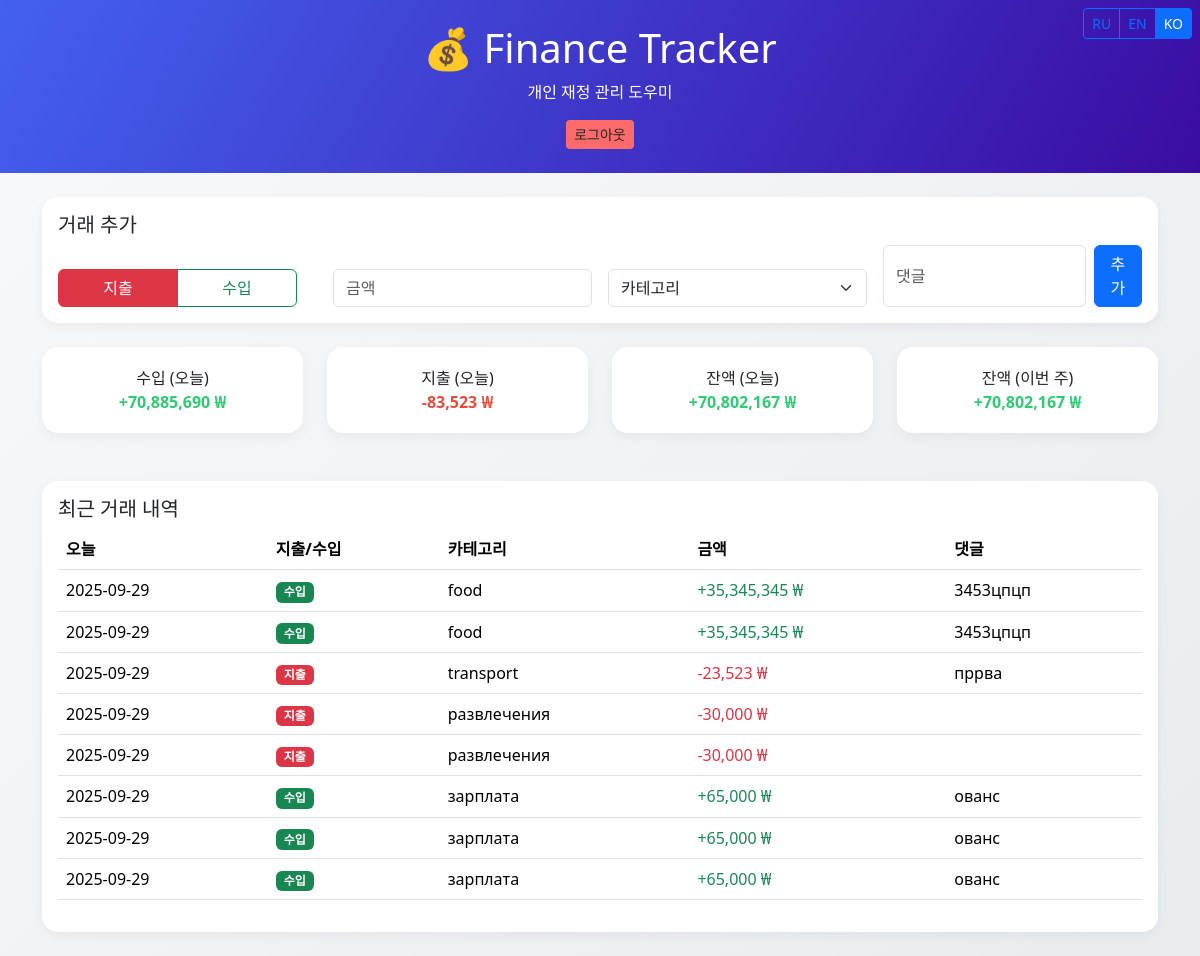
The page /dashboard.php?lang=ko (signed in) on the database its author committed.
### tables this page shows
CREATE TABLE transactions (
    id INTEGER PRIMARY KEY AUTOINCREMENT,
    user_id INTEGER NOT NULL,
    type TEXT NOT NULL CHECK(type IN ('income', 'expense')),  -- Новое поле!
    amount REAL NOT NULL,
    category TEXT NOT NULL,
    comment TEXT,
    date TEXT NOT NULL DEFAULT (date('now')),
    created_at TEXT NOT NULL DEFAULT (datetime('now')),
    FOREIGN KEY(user_id) REFERENCES users(id) ON DELETE CASCADE
);

### lang.php (called while the page is built, shortened)
<?php
$lang = $_GET['lang'] ?? $_SESSION['lang'] ?? 'ru';
$currency_settings = [
    'ru' => ['symbol' => '₽', 'thousands_sep' => ' ', 'decimal_sep' => ','],
    'en' => ['symbol' => '$', 'thousands_sep' => ',', 'decimal_sep' => '.'],
    'ko' => ['symbol' => '₩', 'thousands_sep' => ',', 'decimal_sep' => '.'],
];
function __($key, $lang = 'ru') {
    global $translations;
    $keys = explode('.', $key);
    $value = $translations[$lang];
    foreach ($keys as $k) {
        if (is_array($value) && isset($value[$k])) {
            $value = $value[$k];
        } else {
            return "{{$key}}";
        }
    }
    return $value;
}
function format_money($amount, $lang = 'ru') {
    global $currency_settings;
    $settings = $currency_settings[$lang] ?? $currency_settings['en'];
    if ($lang === 'ko') {
        $formatted = number_format(round($amount), 0, '', $settings['thousands_sep']);
    } else {
        $formatted = number_format($amount, 2, $settings['decimal_sep'], $settings['thousands_sep']);
    }
    if ($lang === 'en') {
        return $settings['symbol'] . $formatted;
    } else {
        return $formatted . ' ' . $settings['symbol'];
    }
}
?>

### dashboard.php (the view, shortened to what this page needs)
<?php
require_once 'lang.php';
require_once 'db.php';
$user_id = $_SESSION['user_id'];
$transactions = $pdo->prepare("
    SELECT * FROM transactions
    WHERE user_id = ?
    ORDER BY date DESC, id DESC
    LIMIT 20
");
$transactions->execute([$user_id]);
$transactions_list = $transactions->fetchAll();
$today_income = $pdo->prepare("SELECT SUM(amount) FROM transactions WHERE user_id = ? AND type = 'income' AND date = date('now')");
$today_income->execute([$user_id]);
$total_income_today = $today_income->fetchColumn() ?: 0;
$today_expense = $pdo->prepare("SELECT SUM(amount) FROM transactions WHERE user_id = ? AND type = 'expense' AND date = date('now')");
$today_expense->execute([$user_id]);
$total_expense_today = $today_expense->fetchColumn() ?: 0;
$balance_today = $total_income_today - $total_expense_today;
$week_income = $pdo->prepare("SELECT SUM(amount) FROM transactions WHERE user_id = ? AND type = 'income' AND date >= date('now', '-6 days')");
$week_income->execute([$user_id]);
$total_income_week = $week_income->fetchColumn() ?: 0;
$week_expense = $pdo->prepare("SELECT SUM(amount) FROM transactions WHERE user_id = ? AND type = 'expense' AND date >= date('now', '-6 days')");
$week_expense->execute([$user_id]);
$total_expense_week = $week_expense->fetchColumn() ?: 0;
$balance_week = $total_income_week - $total_expense_week;
?>
<!DOCTYPE html>
<html lang="<?= $lang ?>">
<head>
    <link href="https://cdn.jsdelivr.net/npm/bootstrap@5.3.3/dist/css/bootstrap.min.css" rel="stylesheet">
</head>
<body>
    <div class="position-fixed top-0 end-0 p-2" style="z-index: 1000;">
        <div class="btn-group" role="group">
            <a href="?lang=ru" class="btn btn-sm <?= $lang === 'ru' ? 'btn-primary' : 'btn-outline-primary' ?>">RU</a>
            <a href="?lang=en" class="btn btn-sm <?= $lang === 'en' ? 'btn-primary' : 'btn-outline-primary' ?>">EN</a>
            <a href="?lang=ko" class="btn btn-sm <?= $lang === 'ko' ? 'btn-primary' : 'btn-outline-primary' ?>">KO</a>
        </div>
    </div>
    <div class="header text-center">
        <div class="container">
            <h1>💰 Finance Tracker</h1>
            <p><?= __('dashboard_header', $lang) ?></p>
            <a href="logout.php" class="btn btn-logout btn-sm"><?= __('logout', $lang) ?></a>
        </div>
    </div>
    <div class="container mt-4">
        <div class="card">
            <div class="card-body">
                <h5><?= __('add_transaction', $lang) ?></h5>
                <form method="POST">
                    <div class="row g-3 align-items-end">
                        <div class="col-md-3">
                            <div class="type-toggle btn-group" role="group">
                                <label class="btn btn-outline-danger" for="type-expense"><?= __('type_expense', $lang) ?></label>
                                <label class="btn btn-outline-success" for="type-income"><?= __('type_income', $lang) ?></label>
                            </div>
                        </div>
                        <div class="col-md-3">
                            <input type="number" step="0.01" name="amount" class="form-control" placeholder="<?= __('amount', $lang) ?>" required min="0.01">
                        </div>
                        <div class="col-md-3">
                            <select name="category" class="form-select" required>
                                <option value=""><?= __('category', $lang) ?></option>
                            </select>
                        </div>
                        <div class="col-md-3">
                            <div class="d-flex gap-2">
                                <input type="text" name="comment" class="form-control" placeholder="<?= __('comment', $lang) ?>">
                                <button type="submit" class="btn btn-primary"><?= __('btn_add', $lang) ?></button>
                            </div>
                        </div>
                    </div>
                </form>
            </div>
        </div>
        <div class="row mb-4">
            <div class="col-md-3">
                <div class="card stat-card">
                    <div><?= __('income', $lang) ?> (<?= __('today', $lang) ?>)</div>
                    <div class="stat-income">+<?= format_money($total_income_today, $lang) ?></div>
                </div>
            </div>
            <div class="col-md-3">
                <div class="card stat-card">
                    <div><?= __('expense', $lang) ?> (<?= __('today', $lang) ?>)</div>
                    <div class="stat-expense">-<?= format_money($total_expense_today, $lang) ?></div>
                </div>
            </div>
            <div class="col-md-3">
                <div class="card stat-card">
                    <div><?= __('balance', $lang) ?> (<?= __('today', $lang) ?>)</div>
                    <div class="stat-balance"><?= ($balance_today >= 0 ? '+' : '') . format_money(abs($balance_today), $lang) ?></div>
                </div>
            </div>
            <div class="col-md-3">
                <div class="card stat-card">
                    <div><?= __('balance', $lang) ?> (<?= __('this_week', $lang) ?>)</div>
                    <div class="stat-balance"><?= ($balance_week >= 0 ? '+' : '') . format_money(abs($balance_week), $lang) ?></div>
                </div>
            </div>
        </div>
        <div class="card">
            <div class="card-body">
                <h5><?= __('recent_transactions', $lang) ?></h5>
                <?php if ($transactions_list): ?>
                    <div class="table-responsive">
                        <table class="table table-hover">
                            <thead>
                                <tr>
                                    <th><?= __('today', $lang) ?></th>
                                    <th><?= __('type_expense', $lang) ?>/<?= __('type_income', $lang) ?></th>
                                    <th><?= __('category', $lang) ?></th>
                                    <th><?= __('amount', $lang) ?></th>
                                    <th><?= __('comment', $lang) ?></th>
                                </tr>
                            </thead>
                            <tbody>
                                <?php foreach ($transactions_list as $t): ?>
                                <tr>
                                    <td><?= htmlspecialchars($t['date']) ?></td>
                                    <td>
                                        <span class="badge bg-<?= $t['type'] === 'income' ? 'success' : 'danger' ?>">
                                            <?= $t['type'] === 'income' ? __('type_income', $lang) : __('type_expense', $lang) ?>
                                        </span>
                                    </td>
                                    <td><?= htmlspecialchars($t['category']) ?></td>
                                    <td>
                                        <span class="<?= $t['type'] === 'income' ? 'text-success' : 'text-danger' ?>">
                                            <?= ($t['type'] === 'income' ? '+' : '-') . format_money($t['amount'], $lang) ?>
                                        </span>
                                    </td>
                                    <td><?= htmlspecialchars($t['comment'] ?? '') ?></td>
                                </tr>
                                <?php endforeach; ?>
                            </tbody>
                        </table>
                    </div>
                <?php else: ?>
                    <p class="text-muted"><?= __('no_transactions', $lang) ?></p>
                <?php endif; ?>
            </div>
        </div>
    </div>
</body>
</html>

### rows shown on the page
transactions: date "2025-09-29", category "food", amount "35,345,345 ₩", comment "3453цпцп"
transactions: date "2025-09-29", category "food", amount "35,345,345 ₩", comment "3453цпцп"
transactions: date "2025-09-29", category "transport", amount "23,523 ₩", comment "пррва"
transactions: date "2025-09-29", category "развлечения", amount "30,000 ₩"
transactions: date "2025-09-29", category "развлечения", amount "30,000 ₩"
transactions: date "2025-09-29", category "зарплата", amount "65,000 ₩", comment "ованс"
transactions: date "2025-09-29", category "зарплата", amount "65,000 ₩", comment "ованс"
transactions: date "2025-09-29", category "зарплата", amount "65,000 ₩", comment "ованс"

### other values the page prints
__('dashboard_header', $lang) "개인 재정 관리 도우미"
__('logout', $lang) "로그아웃"
__('add_transaction', $lang) "거래 추가"
__('type_expense', $lang) "지출"
__('type_income', $lang) "수입"
__('btn_add', $lang) "추가"
__('income', $lang) "수입"
__('today', $lang) "오늘"
format_money($total_income_today, $lang) "70,885,690 ₩"
__('expense', $lang) "지출"
format_money($total_expense_today, $lang) "83,523 ₩"
__('balance', $lang) "잔액"
format_money(abs($balance_today), $lang) "70,802,167 ₩"
__('this_week', $lang) "이번 주"
format_money(abs($balance_week), $lang) "70,802,167 ₩"
